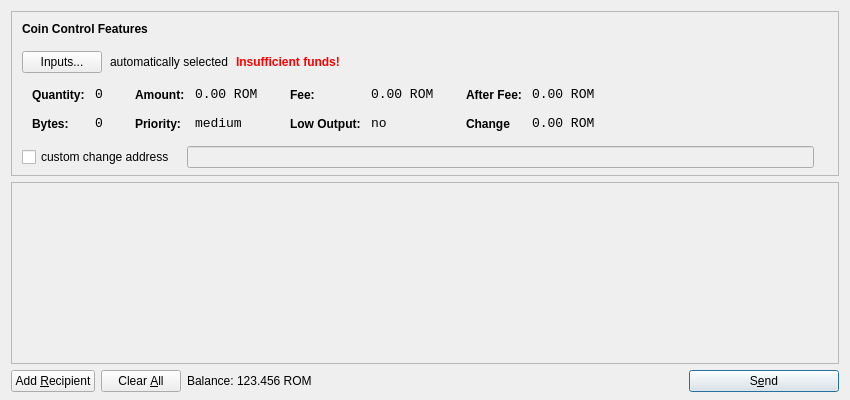
<?xml version="1.0" encoding="UTF-8"?>
<ui version="4.0">
 <class>SendCoinsDialog</class>
 <widget class="QDialog" name="SendCoinsDialog">
  <property name="geometry">
   <rect>
    <x>0</x>
    <y>0</y>
    <width>850</width>
    <height>400</height>
   </rect>
  </property>
  <property name="windowTitle">
   <string>Send Coins</string>
  </property>
  <layout class="QVBoxLayout" name="verticalLayout" stretch="0,1,0">
   <property name="bottomMargin">
    <number>8</number>
   </property>
   <item>
    <widget class="QFrame" name="frameCoinControl">
     <property name="sizePolicy">
      <sizepolicy hsizetype="Expanding" vsizetype="Expanding">
       <horstretch>0</horstretch>
       <verstretch>0</verstretch>
      </sizepolicy>
     </property>
     <property name="maximumSize">
      <size>
       <width>16777215</width>
       <height>16777215</height>
      </size>
     </property>
     <property name="frameShape">
      <enum>QFrame::StyledPanel</enum>
     </property>
     <property name="frameShadow">
      <enum>QFrame::Sunken</enum>
     </property>
     <layout class="QVBoxLayout" name="verticalLayoutCoinControl2">
      <property name="spacing">
       <number>-1</number>
      </property>
      <property name="leftMargin">
       <number>0</number>
      </property>
      <property name="topMargin">
       <number>0</number>
      </property>
      <property name="rightMargin">
       <number>0</number>
      </property>
      <property name="bottomMargin">
       <number>6</number>
      </property>
      <item>
       <layout class="QVBoxLayout" name="verticalLayoutCoinControl" stretch="0,0,0,0,1">
        <property name="spacing">
         <number>0</number>
        </property>
        <property name="leftMargin">
         <number>10</number>
        </property>
        <property name="topMargin">
         <number>10</number>
        </property>
        <item>
         <layout class="QHBoxLayout" name="horizontalLayoutCoinControl1">
          <property name="bottomMargin">
           <number>15</number>
          </property>
          <item>
           <widget class="QLabel" name="labelCoinControlFeatures">
            <property name="sizePolicy">
             <sizepolicy hsizetype="Preferred" vsizetype="Maximum">
              <horstretch>0</horstretch>
              <verstretch>0</verstretch>
             </sizepolicy>
            </property>
            <property name="font">
             <font>
              <weight>75</weight>
              <bold>true</bold>
             </font>
            </property>
            <property name="styleSheet">
             <string notr="true">font-weight:bold;</string>
            </property>
            <property name="text">
             <string>Coin Control Features</string>
            </property>
           </widget>
          </item>
         </layout>
        </item>
        <item>
         <layout class="QHBoxLayout" name="horizontalLayoutCoinControl2" stretch="0,0,0,0">
          <property name="spacing">
           <number>8</number>
          </property>
          <property name="bottomMargin">
           <number>10</number>
          </property>
          <item>
           <widget class="QPushButton" name="pushButtonCoinControl">
            <property name="styleSheet">
             <string notr="true"/>
            </property>
            <property name="text">
             <string>Inputs...</string>
            </property>
           </widget>
          </item>
          <item>
           <widget class="QLabel" name="labelCoinControlAutomaticallySelected">
            <property name="text">
             <string>automatically selected</string>
            </property>
            <property name="margin">
             <number>5</number>
            </property>
           </widget>
          </item>
          <item>
           <widget class="QLabel" name="labelCoinControlInsuffFunds">
            <property name="font">
             <font>
              <weight>75</weight>
              <bold>true</bold>
             </font>
            </property>
            <property name="styleSheet">
             <string notr="true">color:red;font-weight:bold;</string>
            </property>
            <property name="text">
             <string>Insufficient funds!</string>
            </property>
            <property name="margin">
             <number>5</number>
            </property>
           </widget>
          </item>
          <item>
           <spacer name="horizontalSpacerCoinControl">
            <property name="orientation">
             <enum>Qt::Horizontal</enum>
            </property>
            <property name="sizeHint" stdset="0">
             <size>
              <width>40</width>
              <height>1</height>
             </size>
            </property>
           </spacer>
          </item>
         </layout>
        </item>
        <item>
         <widget class="QWidget" name="widgetCoinControl" native="true">
          <property name="sizePolicy">
           <sizepolicy hsizetype="Preferred" vsizetype="Preferred">
            <horstretch>0</horstretch>
            <verstretch>0</verstretch>
           </sizepolicy>
          </property>
          <property name="minimumSize">
           <size>
            <width>0</width>
            <height>0</height>
           </size>
          </property>
          <property name="styleSheet">
           <string notr="true"/>
          </property>
          <layout class="QHBoxLayout" name="horizontalLayoutCoinControl5">
           <property name="margin">
            <number>0</number>
           </property>
           <item>
            <layout class="QHBoxLayout" name="horizontalLayoutCoinControl3" stretch="0,0,0,1">
             <property name="spacing">
              <number>20</number>
             </property>
             <property name="topMargin">
              <number>0</number>
             </property>
             <property name="bottomMargin">
              <number>10</number>
             </property>
             <item>
              <layout class="QFormLayout" name="formLayoutCoinControl1">
               <property name="horizontalSpacing">
                <number>10</number>
               </property>
               <property name="verticalSpacing">
                <number>14</number>
               </property>
               <property name="leftMargin">
                <number>10</number>
               </property>
               <property name="topMargin">
                <number>4</number>
               </property>
               <property name="rightMargin">
                <number>6</number>
               </property>
               <item row="0" column="0">
                <widget class="QLabel" name="labelCoinControlQuantityText">
                 <property name="styleSheet">
                  <string notr="true">font-weight:bold;</string>
                 </property>
                 <property name="text">
                  <string>Quantity:</string>
                 </property>
                 <property name="margin">
                  <number>0</number>
                 </property>
                </widget>
               </item>
               <item row="0" column="1">
                <widget class="QLabel" name="labelCoinControlQuantity">
                 <property name="font">
                  <font>
                   <family>Monospace</family>
                   <pointsize>10</pointsize>
                  </font>
                 </property>
                 <property name="cursor">
                  <cursorShape>IBeamCursor</cursorShape>
                 </property>
                 <property name="contextMenuPolicy">
                  <enum>Qt::ActionsContextMenu</enum>
                 </property>
                 <property name="text">
                  <string>0</string>
                 </property>
                 <property name="margin">
                  <number>0</number>
                 </property>
                 <property name="textInteractionFlags">
                  <set>Qt::LinksAccessibleByMouse|Qt::TextSelectableByKeyboard|Qt::TextSelectableByMouse</set>
                 </property>
                </widget>
               </item>
               <item row="1" column="0">
                <widget class="QLabel" name="labelCoinControlBytesText">
                 <property name="styleSheet">
                  <string notr="true">font-weight:bold;</string>
                 </property>
                 <property name="text">
                  <string>Bytes:</string>
                 </property>
                </widget>
               </item>
               <item row="1" column="1">
                <widget class="QLabel" name="labelCoinControlBytes">
                 <property name="font">
                  <font>
                   <family>Monospace</family>
                   <pointsize>10</pointsize>
                  </font>
                 </property>
                 <property name="cursor">
                  <cursorShape>IBeamCursor</cursorShape>
                 </property>
                 <property name="contextMenuPolicy">
                  <enum>Qt::ActionsContextMenu</enum>
                 </property>
                 <property name="text">
                  <string>0</string>
                 </property>
                 <property name="textInteractionFlags">
                  <set>Qt::LinksAccessibleByMouse|Qt::TextSelectableByKeyboard|Qt::TextSelectableByMouse</set>
                 </property>
                </widget>
               </item>
              </layout>
             </item>
             <item>
              <layout class="QFormLayout" name="formLayoutCoinControl2">
               <property name="horizontalSpacing">
                <number>10</number>
               </property>
               <property name="verticalSpacing">
                <number>14</number>
               </property>
               <property name="leftMargin">
                <number>6</number>
               </property>
               <property name="topMargin">
                <number>4</number>
               </property>
               <property name="rightMargin">
                <number>6</number>
               </property>
               <item row="0" column="0">
                <widget class="QLabel" name="labelCoinControlAmountText">
                 <property name="styleSheet">
                  <string notr="true">font-weight:bold;</string>
                 </property>
                 <property name="text">
                  <string>Amount:</string>
                 </property>
                 <property name="margin">
                  <number>0</number>
                 </property>
                </widget>
               </item>
               <item row="0" column="1">
                <widget class="QLabel" name="labelCoinControlAmount">
                 <property name="font">
                  <font>
                   <family>Monospace</family>
                   <pointsize>10</pointsize>
                  </font>
                 </property>
                 <property name="cursor">
                  <cursorShape>IBeamCursor</cursorShape>
                 </property>
                 <property name="contextMenuPolicy">
                  <enum>Qt::ActionsContextMenu</enum>
                 </property>
                 <property name="text">
                  <string>0.00 ROM</string>
                 </property>
                 <property name="textInteractionFlags">
                  <set>Qt::LinksAccessibleByMouse|Qt::TextSelectableByKeyboard|Qt::TextSelectableByMouse</set>
                 </property>
                </widget>
               </item>
               <item row="1" column="0">
                <widget class="QLabel" name="labelCoinControlPriorityText">
                 <property name="styleSheet">
                  <string notr="true">font-weight:bold;</string>
                 </property>
                 <property name="text">
                  <string>Priority:</string>
                 </property>
                </widget>
               </item>
               <item row="1" column="1">
                <widget class="QLabel" name="labelCoinControlPriority">
                 <property name="font">
                  <font>
                   <family>Monospace</family>
                   <pointsize>10</pointsize>
                  </font>
                 </property>
                 <property name="cursor">
                  <cursorShape>IBeamCursor</cursorShape>
                 </property>
                 <property name="contextMenuPolicy">
                  <enum>Qt::ActionsContextMenu</enum>
                 </property>
                 <property name="text">
                  <string>medium</string>
                 </property>
                 <property name="textInteractionFlags">
                  <set>Qt::LinksAccessibleByMouse|Qt::TextSelectableByKeyboard|Qt::TextSelectableByMouse</set>
                 </property>
                </widget>
               </item>
              </layout>
             </item>
             <item>
              <layout class="QFormLayout" name="formLayoutCoinControl3">
               <property name="horizontalSpacing">
                <number>10</number>
               </property>
               <property name="verticalSpacing">
                <number>14</number>
               </property>
               <property name="leftMargin">
                <number>6</number>
               </property>
               <property name="topMargin">
                <number>4</number>
               </property>
               <property name="rightMargin">
                <number>6</number>
               </property>
               <item row="0" column="0">
                <widget class="QLabel" name="labelCoinControlFeeText">
                 <property name="styleSheet">
                  <string notr="true">font-weight:bold;</string>
                 </property>
                 <property name="text">
                  <string>Fee:</string>
                 </property>
                 <property name="margin">
                  <number>0</number>
                 </property>
                </widget>
               </item>
               <item row="0" column="1">
                <widget class="QLabel" name="labelCoinControlFee">
                 <property name="font">
                  <font>
                   <family>Monospace</family>
                   <pointsize>10</pointsize>
                  </font>
                 </property>
                 <property name="cursor">
                  <cursorShape>IBeamCursor</cursorShape>
                 </property>
                 <property name="contextMenuPolicy">
                  <enum>Qt::ActionsContextMenu</enum>
                 </property>
                 <property name="text">
                  <string>0.00 ROM</string>
                 </property>
                 <property name="textInteractionFlags">
                  <set>Qt::LinksAccessibleByMouse|Qt::TextSelectableByKeyboard|Qt::TextSelectableByMouse</set>
                 </property>
                </widget>
               </item>
               <item row="1" column="0">
                <widget class="QLabel" name="labelCoinControlLowOutputText">
                 <property name="styleSheet">
                  <string notr="true">font-weight:bold;</string>
                 </property>
                 <property name="text">
                  <string>Low Output:</string>
                 </property>
                </widget>
               </item>
               <item row="1" column="1">
                <widget class="QLabel" name="labelCoinControlLowOutput">
                 <property name="font">
                  <font>
                   <family>Monospace</family>
                   <pointsize>10</pointsize>
                  </font>
                 </property>
                 <property name="cursor">
                  <cursorShape>IBeamCursor</cursorShape>
                 </property>
                 <property name="contextMenuPolicy">
                  <enum>Qt::ActionsContextMenu</enum>
                 </property>
                 <property name="text">
                  <string>no</string>
                 </property>
                 <property name="textInteractionFlags">
                  <set>Qt::LinksAccessibleByMouse|Qt::TextSelectableByKeyboard|Qt::TextSelectableByMouse</set>
                 </property>
                </widget>
               </item>
              </layout>
             </item>
             <item>
              <layout class="QFormLayout" name="formLayoutCoinControl4">
               <property name="horizontalSpacing">
                <number>10</number>
               </property>
               <property name="verticalSpacing">
                <number>14</number>
               </property>
               <property name="leftMargin">
                <number>6</number>
               </property>
               <property name="topMargin">
                <number>4</number>
               </property>
               <property name="rightMargin">
                <number>6</number>
               </property>
               <item row="0" column="0">
                <widget class="QLabel" name="labelCoinControlAfterFeeText">
                 <property name="styleSheet">
                  <string notr="true">font-weight:bold;</string>
                 </property>
                 <property name="text">
                  <string>After Fee:</string>
                 </property>
                 <property name="margin">
                  <number>0</number>
                 </property>
                </widget>
               </item>
               <item row="0" column="1">
                <widget class="QLabel" name="labelCoinControlAfterFee">
                 <property name="font">
                  <font>
                   <family>Monospace</family>
                   <pointsize>10</pointsize>
                  </font>
                 </property>
                 <property name="cursor">
                  <cursorShape>IBeamCursor</cursorShape>
                 </property>
                 <property name="contextMenuPolicy">
                  <enum>Qt::ActionsContextMenu</enum>
                 </property>
                 <property name="text">
                  <string>0.00 ROM</string>
                 </property>
                 <property name="textInteractionFlags">
                  <set>Qt::LinksAccessibleByMouse|Qt::TextSelectableByKeyboard|Qt::TextSelectableByMouse</set>
                 </property>
                </widget>
               </item>
               <item row="1" column="0">
                <widget class="QLabel" name="labelCoinControlChangeText">
                 <property name="styleSheet">
                  <string notr="true">font-weight:bold;</string>
                 </property>
                 <property name="text">
                  <string>Change</string>
                 </property>
                </widget>
               </item>
               <item row="1" column="1">
                <widget class="QLabel" name="labelCoinControlChange">
                 <property name="font">
                  <font>
                   <family>Monospace</family>
                   <pointsize>10</pointsize>
                  </font>
                 </property>
                 <property name="cursor">
                  <cursorShape>IBeamCursor</cursorShape>
                 </property>
                 <property name="contextMenuPolicy">
                  <enum>Qt::ActionsContextMenu</enum>
                 </property>
                 <property name="text">
                  <string>0.00 ROM</string>
                 </property>
                 <property name="textInteractionFlags">
                  <set>Qt::LinksAccessibleByMouse|Qt::TextSelectableByKeyboard|Qt::TextSelectableByMouse</set>
                 </property>
                </widget>
               </item>
              </layout>
             </item>
            </layout>
           </item>
          </layout>
         </widget>
        </item>
        <item>
         <layout class="QHBoxLayout" name="horizontalLayoutCoinControl4" stretch="0,0,0">
          <property name="spacing">
           <number>12</number>
          </property>
          <property name="sizeConstraint">
           <enum>QLayout::SetDefaultConstraint</enum>
          </property>
          <property name="topMargin">
           <number>5</number>
          </property>
          <property name="rightMargin">
           <number>5</number>
          </property>
          <item>
           <widget class="QCheckBox" name="checkBoxCoinControlChange">
            <property name="text">
             <string>custom change address</string>
            </property>
           </widget>
          </item>
          <item>
           <widget class="QLineEdit" name="lineEditCoinControlChange">
            <property name="enabled">
             <bool>false</bool>
            </property>
            <property name="sizePolicy">
             <sizepolicy hsizetype="Expanding" vsizetype="Fixed">
              <horstretch>0</horstretch>
              <verstretch>0</verstretch>
             </sizepolicy>
            </property>
           </widget>
          </item>
          <item>
           <widget class="QLabel" name="labelCoinControlChangeLabel">
            <property name="sizePolicy">
             <sizepolicy hsizetype="Preferred" vsizetype="Expanding">
              <horstretch>0</horstretch>
              <verstretch>0</verstretch>
             </sizepolicy>
            </property>
            <property name="minimumSize">
             <size>
              <width>0</width>
              <height>0</height>
             </size>
            </property>
            <property name="text">
             <string/>
            </property>
            <property name="margin">
             <number>3</number>
            </property>
           </widget>
          </item>
         </layout>
        </item>
        <item>
         <spacer name="verticalSpacerCoinControl">
          <property name="orientation">
           <enum>Qt::Vertical</enum>
          </property>
          <property name="sizeHint" stdset="0">
           <size>
            <width>800</width>
            <height>1</height>
           </size>
          </property>
         </spacer>
        </item>
       </layout>
      </item>
     </layout>
    </widget>
   </item>
   <item>
    <widget class="QScrollArea" name="scrollArea">
     <property name="widgetResizable">
      <bool>true</bool>
     </property>
     <widget class="QWidget" name="scrollAreaWidgetContents">
      <property name="geometry">
       <rect>
        <x>0</x>
        <y>0</y>
        <width>830</width>
        <height>165</height>
       </rect>
      </property>
      <layout class="QVBoxLayout" name="verticalLayout_2">
       <property name="margin">
        <number>0</number>
       </property>
       <item>
        <layout class="QVBoxLayout" name="entries">
         <property name="spacing">
          <number>6</number>
         </property>
        </layout>
       </item>
       <item>
        <spacer name="verticalSpacer">
         <property name="orientation">
          <enum>Qt::Vertical</enum>
         </property>
         <property name="sizeHint" stdset="0">
          <size>
           <width>20</width>
           <height>40</height>
          </size>
         </property>
        </spacer>
       </item>
      </layout>
     </widget>
    </widget>
   </item>
   <item>
    <layout class="QHBoxLayout" name="horizontalLayout">
     <item>
      <widget class="QPushButton" name="addButton">
       <property name="toolTip">
        <string>Send to multiple recipients at once</string>
       </property>
       <property name="text">
        <string>Add &amp;Recipient</string>
       </property>
       <property name="icon">
        <iconset resource="../bitcoin.qrc">
         <normaloff>:/icons/add</normaloff>:/icons/add</iconset>
       </property>
       <property name="autoDefault">
        <bool>false</bool>
       </property>
      </widget>
     </item>
     <item>
      <widget class="QPushButton" name="clearButton">
       <property name="sizePolicy">
        <sizepolicy hsizetype="Minimum" vsizetype="Fixed">
         <horstretch>0</horstretch>
         <verstretch>0</verstretch>
        </sizepolicy>
       </property>
       <property name="toolTip">
        <string>Remove all transaction fields</string>
       </property>
       <property name="text">
        <string>Clear &amp;All</string>
       </property>
       <property name="icon">
        <iconset resource="../bitcoin.qrc">
         <normaloff>:/icons/remove</normaloff>:/icons/remove</iconset>
       </property>
       <property name="autoRepeatDelay">
        <number>300</number>
       </property>
       <property name="autoDefault">
        <bool>false</bool>
       </property>
      </widget>
     </item>
     <item>
      <layout class="QHBoxLayout" name="horizontalLayout_2">
       <property name="spacing">
        <number>3</number>
       </property>
       <item>
        <widget class="QLabel" name="label">
         <property name="sizePolicy">
          <sizepolicy hsizetype="Preferred" vsizetype="Fixed">
           <horstretch>0</horstretch>
           <verstretch>0</verstretch>
          </sizepolicy>
         </property>
         <property name="text">
          <string>Balance:</string>
         </property>
        </widget>
       </item>
       <item>
        <widget class="QLabel" name="labelBalance">
         <property name="sizePolicy">
          <sizepolicy hsizetype="Preferred" vsizetype="Fixed">
           <horstretch>0</horstretch>
           <verstretch>0</verstretch>
          </sizepolicy>
         </property>
         <property name="cursor">
          <cursorShape>IBeamCursor</cursorShape>
         </property>
         <property name="text">
          <string>123.456 ROM</string>
         </property>
         <property name="textInteractionFlags">
          <set>Qt::LinksAccessibleByMouse|Qt::TextSelectableByKeyboard|Qt::TextSelectableByMouse</set>
         </property>
        </widget>
       </item>
      </layout>
     </item>
     <item>
      <spacer name="horizontalSpacer">
       <property name="orientation">
        <enum>Qt::Horizontal</enum>
       </property>
       <property name="sizeHint" stdset="0">
        <size>
         <width>40</width>
         <height>20</height>
        </size>
       </property>
      </spacer>
     </item>
     <item>
      <widget class="QPushButton" name="sendButton">
       <property name="minimumSize">
        <size>
         <width>150</width>
         <height>0</height>
        </size>
       </property>
       <property name="toolTip">
        <string>Confirm the send action</string>
       </property>
       <property name="text">
        <string>S&amp;end</string>
       </property>
       <property name="icon">
        <iconset resource="../bitcoin.qrc">
         <normaloff>:/icons/send</normaloff>:/icons/send</iconset>
       </property>
       <property name="default">
        <bool>true</bool>
       </property>
      </widget>
     </item>
    </layout>
   </item>
  </layout>
 </widget>
 <resources>
  <include location="../bitcoin.qrc"/>
 </resources>
 <connections/>
</ui>
